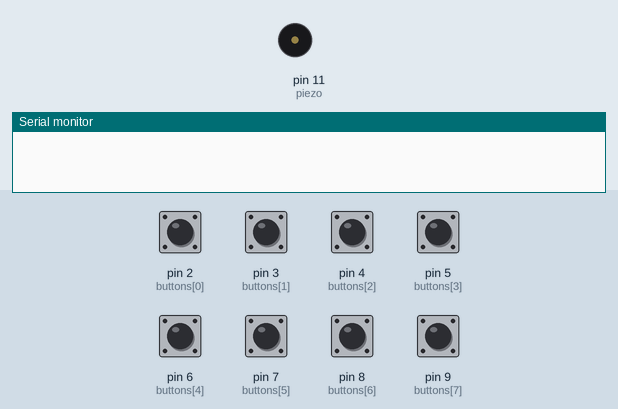
This sketch was run on a simulated Arduino Uno, built with avr-gcc and run on an emulated ATmega328P. Parts: buzzer (waves = sounding), the last lines printed to the serial monitor. The inputs (shaded band) are chosen by the test bench; at power-on: pin 2 (buttons[0]), pin 3 (buttons[1]), pin 4 (buttons[2]), pin 5 (buttons[3]), pin 6 (buttons[4]), pin 7 (buttons[5]), pin 8 (buttons[6]), pin 9 (buttons[7]) LOW.

Above: at 1.2 s.
1.3 s: pin 2 (buttons[0]) pulled HIGH for 0.15 s
At 1.38 s:
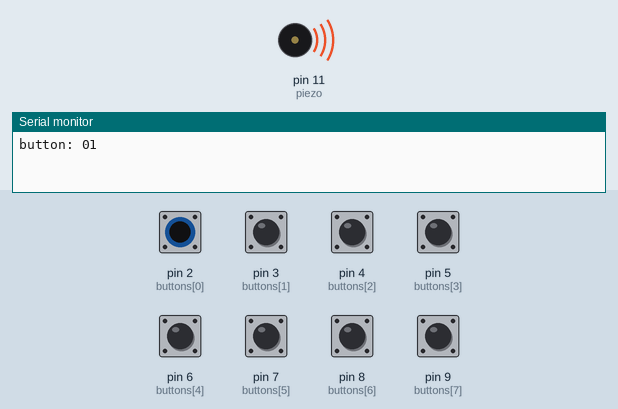
2.9 s: pin 3 (buttons[1]) pulled HIGH for 0.15 s
At 3.9 s:
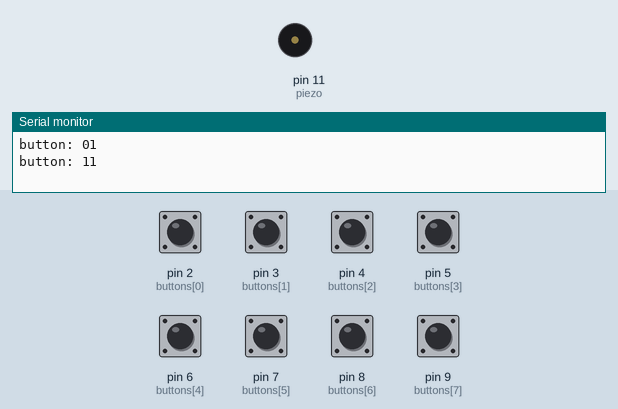
4.5 s: pin 4 (buttons[2]) pulled HIGH for 0.15 s
At 5.1 s:
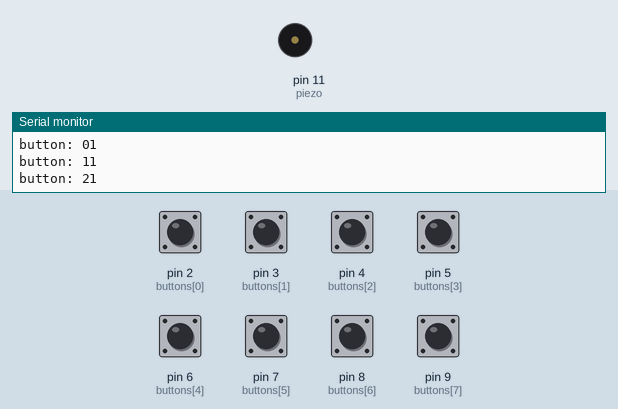
6.1 s: pin 5 (buttons[3]) pulled HIGH for 0.15 s
At 7.4 s:
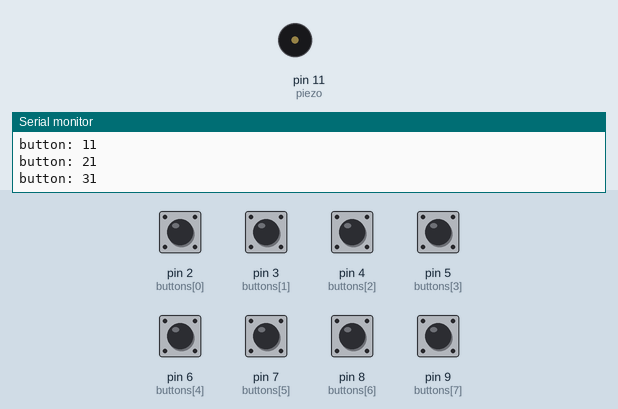
7.7 s: pin 6 (buttons[4]) pulled HIGH for 0.15 s
At 8.7 s:
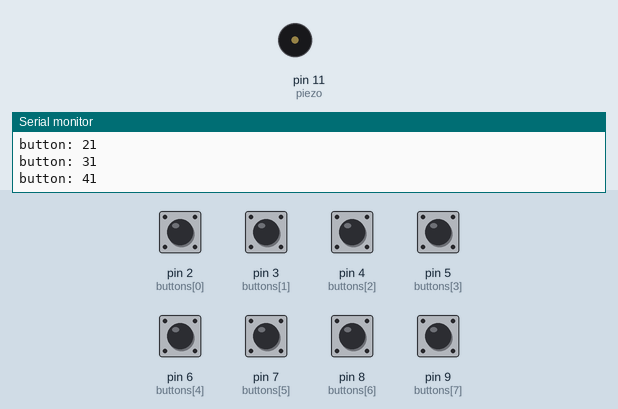
9.3 s: pin 7 (buttons[5]) pulled HIGH for 0.15 s
At 9.9 s:
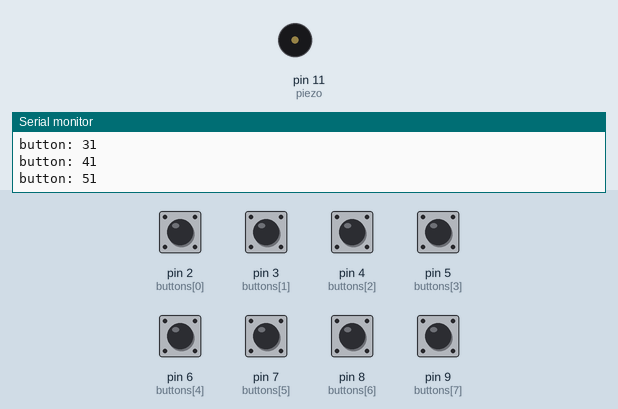
Timing chart, 0 to 11.9 s (numbered marks = the images above; inputs shaded):
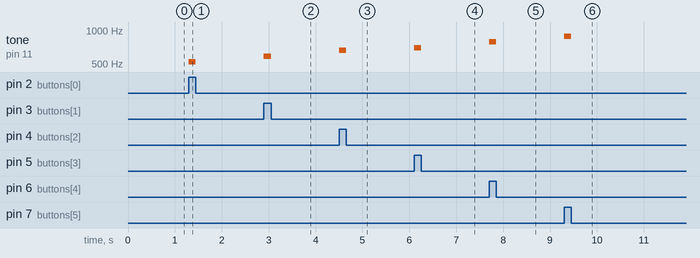

Measured:
- after the input at 1.3 s, tone on pin 11 (piezo): silent → 523 Hz at once, → silent 0.15 s later
- after the input at 2.9 s, tone on pin 11 (piezo): silent → 587 Hz at once, → silent 0.15 s later
- after the input at 4.5 s, tone on pin 11 (piezo): silent → 659 Hz at once, → silent 0.15 s later
- after the input at 6.1 s, tone on pin 11 (piezo): silent → 698 Hz at once, → silent 0.15 s later
- after the input at 7.7 s, tone on pin 11 (piezo): silent → 784 Hz at once, → silent 0.15 s later
- after the input at 9.3 s, tone on pin 11 (piezo): silent → 880 Hz at once, → silent 0.15 s later

The sketch:

LAB6PROB3.ino
```cpp
int piezo = 11;

int buttons[8] = {2,3,4,5,6,7,8,9};

int notesArr[8] = {523, 587, 659, 698, 784, 880, 988, 1047};

void setup() {
  // put your setup code here, to run once:
  Serial.begin(9600);
  pinMode(piezo, OUTPUT);
  for(int i = 0; i < 8; i++){
    pinMode(buttons[i], INPUT);
  }
}

void loop() {
  // put your main code here, to run repeatedly:
  for(int i = 0; i < 8; i++){
    if(digitalRead(buttons[i]) == HIGH){
      Serial.print("button: ");
      Serial.print(i);
      Serial.println(digitalRead(buttons[i]));
      tone(piezo, notesArr[i]);
      while(digitalRead(buttons[i]));
    }else{
      noTone(piezo);
    }
  }
}
```
